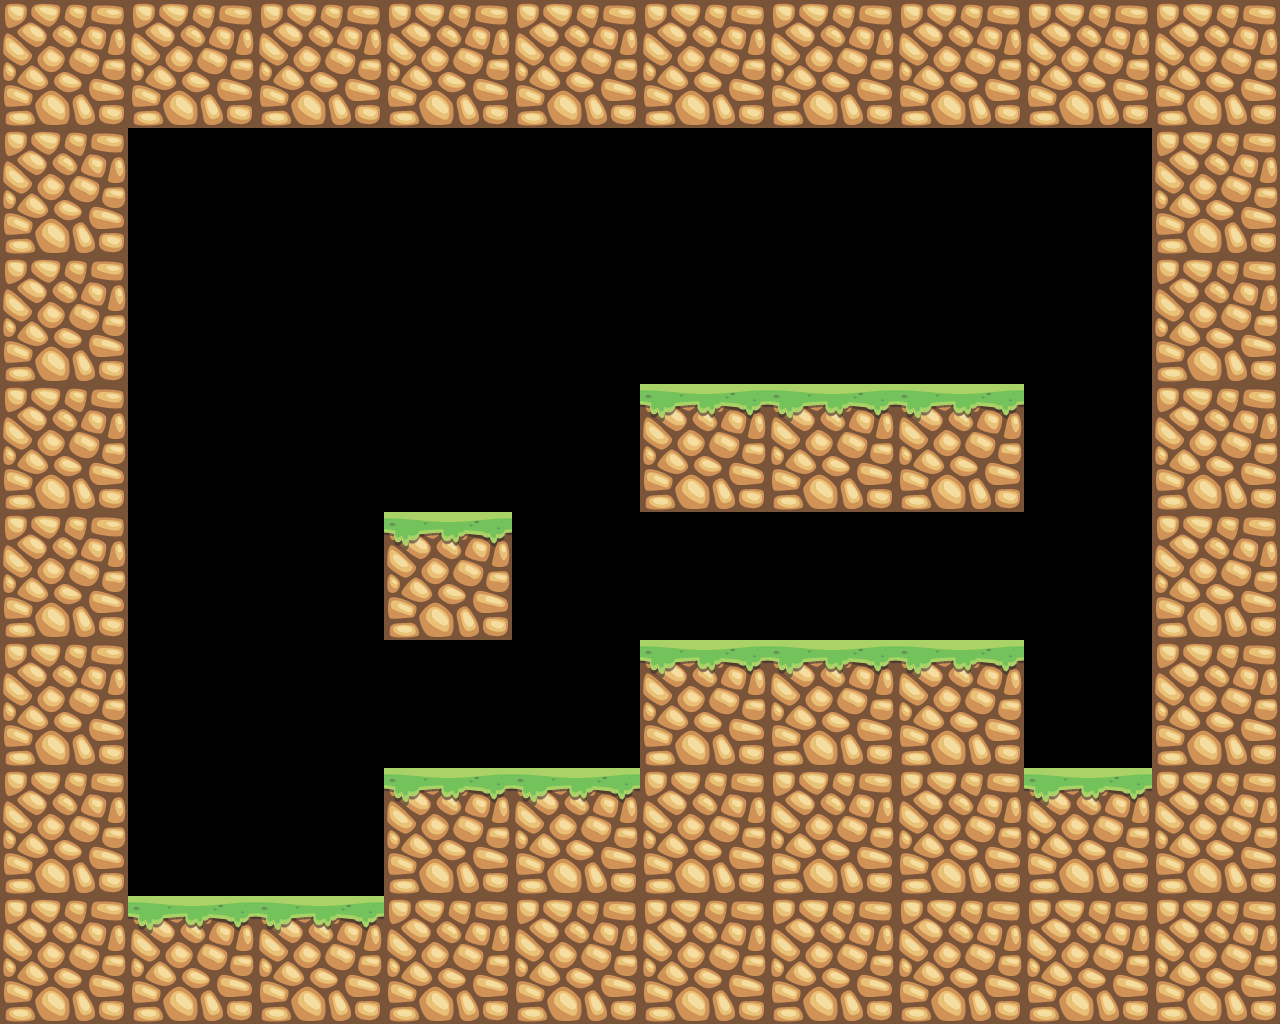

This game map was drawn from its Tiled (.tmx) file and the tilesets committed beside it. A one-line description and the full map source follow:
An orthogonal 10x8 tile map with 128x128 px tiles, 1 tile layer (Tile Layer 1).

<map version="1.10" tiledversion="1.10.2" orientation="orthogonal" renderorder="right-down" width="10" height="8" tilewidth="128" tileheight="128" infinite="0" nextlayerid="2" nextobjectid="1">
 <tileset firstgid="1" source="tileset.tsx" />
 <layer id="1" name="Tile Layer 1" width="10" height="8">
  <data encoding="csv">
1,1,1,1,1,1,1,1,1,1,
1,0,0,0,0,0,0,0,0,1,
1,0,0,0,0,0,0,0,0,1,
1,0,0,0,0,2,2,2,0,1,
1,0,0,2,0,0,0,0,0,1,
1,0,0,0,0,2,2,2,0,1,
1,0,0,2,2,1,1,1,2,1,
1,2,2,1,1,1,1,1,1,1
</data>
 </layer>
</map>